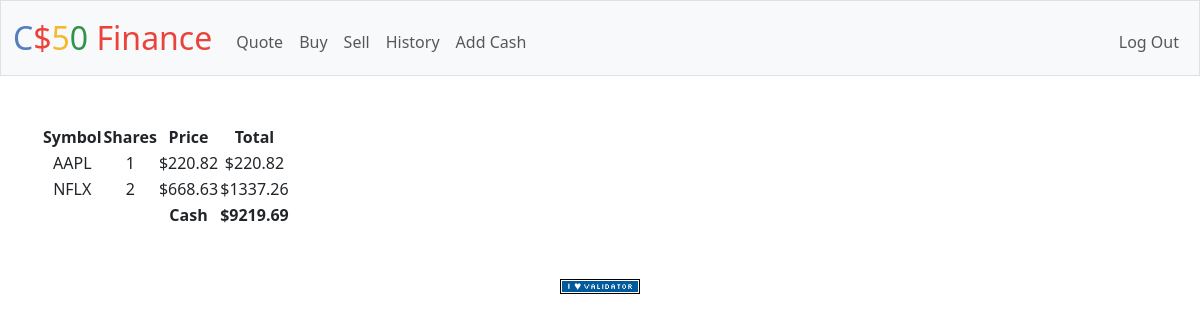
/ (signed in), run on the app's committed database.
### tables this page shows
CREATE TABLE 'transactions' ('id' INTEGER PRIMARY KEY AUTOINCREMENT NOT NULL, 'user_id' INTEGER, 'symbol' TEXT, 'shares' INTEGER, 'price' REAL, 'date' DATETIME);

CREATE TABLE users (id INTEGER PRIMARY KEY AUTOINCREMENT NOT NULL, username TEXT NOT NULL, hash TEXT NOT NULL, cash NUMERIC NOT NULL DEFAULT 10000.00);

### app.py (the view)
@app.route("/")
@login_required
def index():
    user_id = session["user_id"]
    transactions_db = db.execute(
        "SELECT symbol, SUM(shares) AS shares, price FROM transactions WHERE user_id = ? GROUP BY symbol", user_id)
    cash_db = db.execute("SELECT cash FROM users WHERE id = ?", user_id)
    cash = cash_db[0]["cash"]
    return render_template("index.html", database=transactions_db, cash=cash)

### app.py (called while the page is built)
@app.after_request
def after_request(response):
    response.headers["Cache-Control"] = "no-cache, no-store, must-revalidate"
    response.headers["Expires"] = 0
    response.headers["Pragma"] = "no-cache"
    return response

### helpers.py (called while the page is built)
def login_required(f):
    @wraps(f)
    def decorated_function(*args, **kwargs):
        if session.get("user_id") is None:
            return redirect("/login")
        return f(*args, **kwargs)
    return decorated_function

### templates/index.html (shortened to what this page needs)
{% extends "layout.html" %}
{% block main %}
    <table>
        <thead>
            <tr>
                <th>Symbol</th>
                <th>Shares</th>
                <th>Price</th>
                <th>Total</th>
            </tr>
        </thead>
        <tbody>
            {% for row in database %}
            <tr>
                <td>{{ row["symbol"] }}</td>
                <td>{{ row["shares"] }}</td>
                <td>${{ "{:.2f}".format(row["price"]) }}</td>
                <td>${{ "{:.2f}".format(row["shares"] * row["price"]) }}</td>
            </tr>
            {% endfor %}
        </tbody>
        <tfoot>
            <tr>
                <td colspan="2"></td>
                <th>Cash</th>
                <th>${{ "{:.2f}".format(cash) }}</th>
            </tr>
        </tfoot>
    </table>
{% endblock %}

### data on the page
transactions: symbol "AAPL", shares "1", price "220.82", row['shares']*row['price'] "220.82"
transactions: symbol "NFLX", shares "2", price "668.63", row "1337.26"
users: cash "9219.69"
